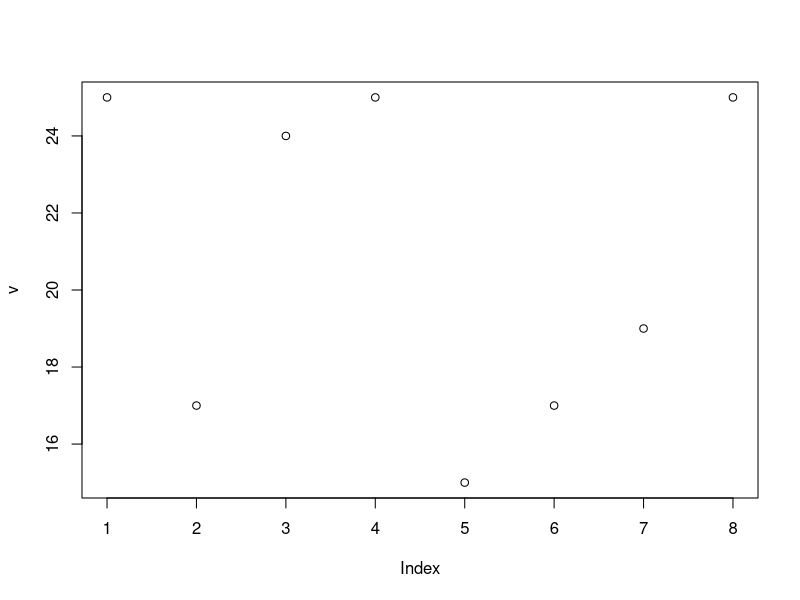

Recreate this plot in R. (Note: this script raises an error after producing the figure.)
a <- 75
b <- a*3
v <- c(25,17,24,25,15,17,19,25)

my_plot <- plot(v)
my_table <- tableGrob(v)

grid.arrange(my_plot, my_table)

e <- rnorm(10,mean=5,sd=2)
e
w <- runif(5,min=0,max=10)
w

func <- function(x){
  return( x +x)
}

func(32)


dice <-function(n, s=6){
  return(sum(sample(1:s,n, T)))
}
dice(34, 10)